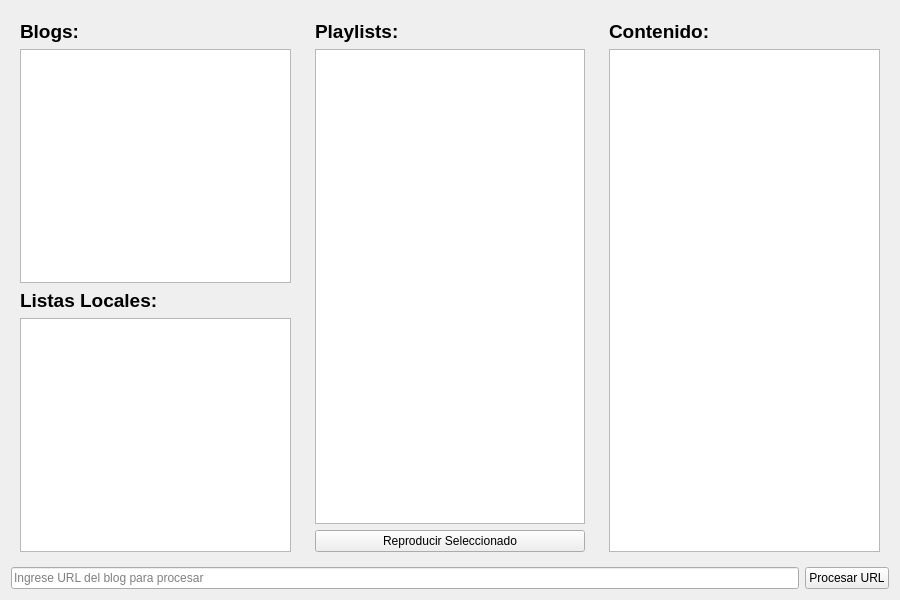
<?xml version="1.0" encoding="UTF-8"?>
<ui version="4.0">
 <class>BlogPlaylists</class>
 <widget class="QWidget" name="BlogPlaylists">
  <property name="geometry">
   <rect>
    <x>0</x>
    <y>0</y>
    <width>900</width>
    <height>600</height>
   </rect>
  </property>
  <layout class="QVBoxLayout" name="verticalLayout">
   <!-- Main content area with three panels -->
   <item>
    <layout class="QHBoxLayout" name="main_panel">
     <!-- Left panel (Blogs and Local Playlists) -->
     <item>
      <widget class="QWidget" name="left_panel">
       <layout class="QVBoxLayout" name="left_layout">
        <item>
         <widget class="QLabel" name="blog_label">
          <property name="text">
           <string>Blogs:</string>
          </property>
          <property name="font">
           <font>
            <bold>true</bold>
            <pointsize>14</pointsize>
           </font>
          </property>
         </widget>
        </item>
        <item>
         <widget class="QListWidget" name="blog_list"/>
        </item>
        <item>
         <widget class="QLabel" name="local_label">
          <property name="text">
           <string>Listas Locales:</string>
          </property>
          <property name="font">
           <font>
            <bold>true</bold>
            <pointsize>14</pointsize>
           </font>
          </property>
         </widget>
        </item>
        <item>
         <widget class="QListWidget" name="local_list"/>
        </item>
       </layout>
      </widget>
     </item>
     
     <!-- Middle panel (Playlists) -->
     <item>
      <widget class="QWidget" name="middle_panel">
       <layout class="QVBoxLayout" name="middle_layout">
        <item>
         <widget class="QLabel" name="playlist_label">
          <property name="text">
           <string>Playlists:</string>
          </property>
          <property name="font">
           <font>
            <bold>true</bold>
            <pointsize>14</pointsize>
           </font>
          </property>
         </widget>
        </item>
        <item>
         <widget class="QListWidget" name="playlist_list"/>
        </item>
        <item>
         <widget class="QPushButton" name="play_button">
          <property name="text">
           <string>Reproducir Seleccionado</string>
          </property>
         </widget>
        </item>
       </layout>
      </widget>
     </item>
     
     <!-- Right panel (Playlist Content) -->
     <item>
      <widget class="QWidget" name="right_panel">
       <layout class="QVBoxLayout" name="right_layout">
        <item>
         <widget class="QLabel" name="content_label">
          <property name="text">
           <string>Contenido:</string>
          </property>
          <property name="font">
           <font>
            <bold>true</bold>
            <pointsize>14</pointsize>
           </font>
          </property>
         </widget>
        </item>
        <item>
         <widget class="QListWidget" name="content_list"/>
        </item>
       </layout>
      </widget>
     </item>
    </layout>
   </item>
   
   <!-- URL Processor at the bottom -->
   <item>
    <layout class="QHBoxLayout" name="url_layout">
     <item>
      <widget class="QLineEdit" name="url_process_input">
       <property name="placeholderText">
        <string>Ingrese URL del blog para procesar</string>
       </property>
      </widget>
     </item>
     <item>
      <widget class="QPushButton" name="process_url_button">
       <property name="text">
        <string>Procesar URL</string>
       </property>
      </widget>
     </item>
    </layout>
   </item>
  </layout>
 </widget>
 <resources/>
 <connections/>
</ui>
